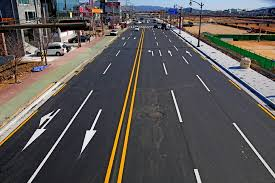
#> input picture Hyun_Virtural/CV/Line.jpg, 275 x 183 px
$ python -i LANE.py   (imports and definitions only)
#> lines starting #> are read from the running program, lines starting #| are printed output that depends on the picture; after the words box and inside, x2 and y2 are one past the last pixel; in counts of white or black regions, pixels touching at a corner belong together
import matplotlib.pyplot as plt
import matplotlib.image as mpimg
import numpy as np
import cv2
import math


def region_of_interest(img, vertices):
    mask = np.zeros_like(img)
    match_mask_color = 255
    cv2.fillPoly(mask, vertices, match_mask_color)
    masked_image = cv2.bitwise_and(img, mask)
    return masked_image


def draw_lines(img, lines, color=[255, 0, 0], thickness=3):
    line_img = np.zeros(
        (
            img.shape[0],
            img.shape[1],
            3
        ),
        dtype=np.uint8
    )
    img = np.copy(img)
    if lines is None:
        return
    for line in lines:
        for x1, y1, x2, y2 in line:
            cv2.line(line_img, (x1, y1), (x2, y2), color, thickness)
    img = cv2.addWeighted(img, 0.8, line_img, 1.0, 0.0)
    return img


def pipeline(image):
    """
    An image processing pipeline which will output
    an image with the lane lines annotated.
    """
    height = image.shape[0]
#> height = 183
    width = image.shape[1]
#> width = 275
    region_of_interest_vertices = [
        (0, height),
        (width / 2, height / 2),
        (width, height),
    ]
#> region_of_interest_vertices = [(0, 183), (137.5, 91.5), (275, 183)]
    gray_image = cv2.cvtColor(image, cv2.COLOR_RGB2GRAY)
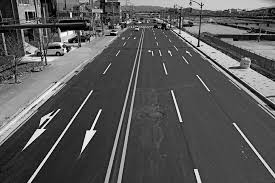
#> gray_image: shape (183, 275); min 0, max 254, mean 87.8
    cannyed_image = cv2.Canny(gray_image, 100, 200)
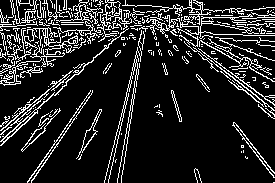
#> cannyed_image: shape (183, 275); 14.4% white in thin lines or dots

    cropped_image = region_of_interest(
        cannyed_image,
        np.array(
            [region_of_interest_vertices],
            np.int32
        ),
    )
#> in region_of_interest, `cv2.fillPoly(mask, vertices, match_mask_color)`:
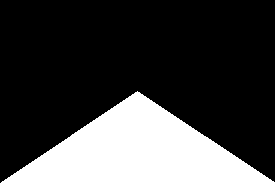
#> mask: shape (183, 275); 25.2% white; 1 white region, box (x1, y1, x2, y2) and area: (1, 91, 275, 183) 12695
#> in region_of_interest, `masked_image = cv2.bitwise_and(img, mask)`:
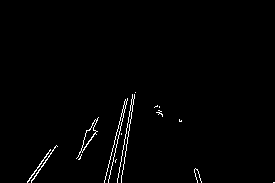
#> masked_image: shape (183, 275); 1.3% white in thin lines or dots, all inside (x1, y1, x2, y2) = (27, 92, 275, 183)

    lines = cv2.HoughLinesP(
        cropped_image,
        rho=6,
        theta=np.pi / 60,
        threshold=160,
        lines=np.array([]),
        minLineLength=40,
        maxLineGap=25
    )
#> lines = None

    left_line_x = []
    left_line_y = []
    right_line_x = []
    right_line_y = []

    for line in lines:
        for x1, y1, x2, y2 in line:
            slope = (y2 - y1) / (x2 - x1)
#> this loop made 0 passes
    #if math.fabs(slope) < 0.5:
     #   continue
    if slope <= 0:
        left_line_x.extend([x1, x2])
        left_line_y.extend([y1, y2])
    else:
        right_line_x.extend([x1, x2])
        right_line_y.extend([y1, y2])
    min_y = int(image.shape[0] * (3 / 5))
    max_y = int(image.shape[0])
    poly_left = np.poly1d(np.polyfit(
        left_line_y,
        left_line_x,
        deg=1
    ))

    left_x_start = int(poly_left(max_y))
    left_x_end = int(poly_left(min_y))

    poly_right = np.poly1d(np.polyfit(
        right_line_y,
        right_line_x,
        deg=1
    ))

    right_x_start = int(poly_right(max_y))
    right_x_end = int(poly_right(min_y))
    line_image = draw_lines(
        image,
        [[
            [left_x_start, max_y, left_x_end, min_y],
            [right_x_start, max_y, right_x_end, min_y],
        ]],
        thickness=5,
    )
    return line_image

>>> import cv2
>>> picture = cv2.cvtColor(cv2.imread('Line.jpg'), cv2.COLOR_BGR2RGB)
#> (the run stopped early here; a loop or call above may not have finished)
